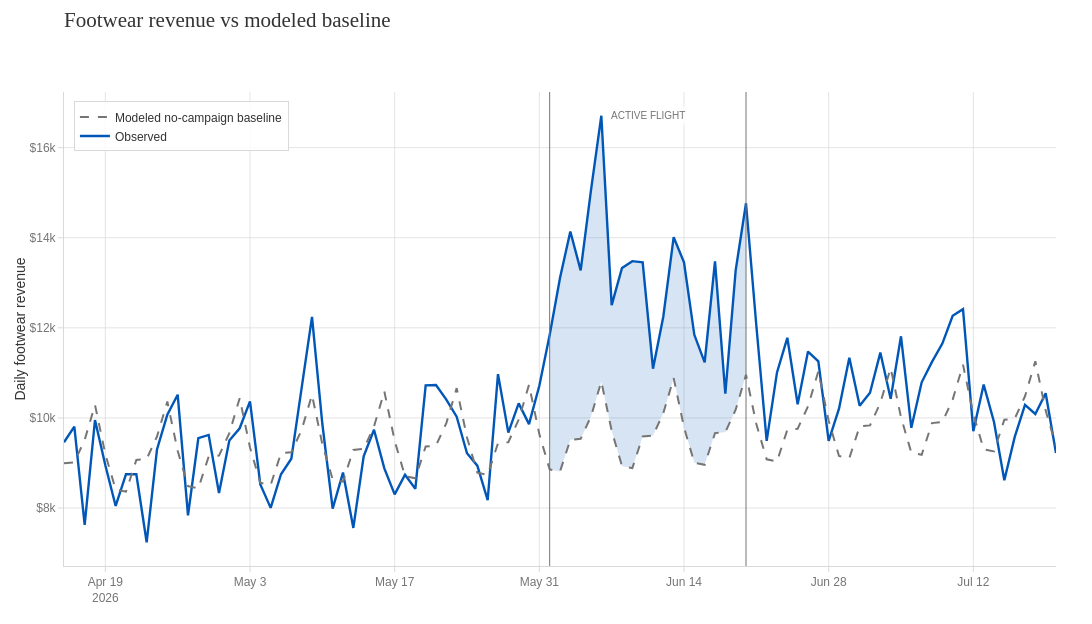

Notebook cell for this chart:
### Code cell
# FILTER PLOT DATA TO ONLY INCLUDE APRIL 15-END
START = pd.Timestamp("2026-04-15")
footwear = footwear[footwear["date"] >= START]

fig = go.Figure()

# Shade only the modeled incremental gap during the active flight.
fig.add_trace(go.Scatter(
    x=active_fw["date"], y=active_fw["expected"],
    mode="lines", line=dict(width=0), hoverinfo="skip", showlegend=False,
))
fig.add_trace(go.Scatter(
    x=active_fw["date"], y=active_fw["footwear_revenue"],
    mode="lines", line=dict(width=0), fill="tonexty",
    fillcolor="rgba(0, 87, 184, 0.16)", hoverinfo="skip", showlegend=False,
))
fig.add_trace(go.Scatter(
    x=footwear["date"], y=footwear["footwear_revenue"],
    name="Observed", mode="lines",
    line=dict(color=SALOMON_BLUE, width=2.4),
    hovertemplate="%{x|%b %d}<br>Observed: $%{y:,.0f}<extra></extra>",
))
fig.add_trace(go.Scatter(
    x=footwear["date"], y=footwear["expected"],
    name="Modeled no-campaign baseline", mode="lines",
    line=dict(color=MUTED, width=2, dash="dash"),
    hovertemplate="%{x|%b %d}<br>Baseline: $%{y:,.0f}<extra></extra>",
))
fig.add_vline(x=ACT_START, line=dict(color=MUTED, width=1))
fig.add_vline(x=ACT_END, line=dict(color=MUTED, width=1))
fig.add_annotation(
    x=ACT_START + (ACT_END - ACT_START) / 2, y=0.97, xref="x", yref="paper",
    text="ACTIVE FLIGHT", showarrow=False, yanchor="top",
    bgcolor="rgba(255,255,255,0.82)", borderpad=3, font=dict(size=10, color=MUTED),
)
fig.update_layout(
    legend=dict(
        orientation="v", x=0.01, xanchor="left", y=0.98, yanchor="top",
        bgcolor="rgba(255,255,255,0.86)", bordercolor=GRID, borderwidth=1,
    ),
)
fig.update_xaxes(title=None)
fig.update_yaxes(title="Daily footwear revenue", tickprefix="$", tickformat="~s")
show_campaign_chart(
    fig,
    "Footwear revenue vs modeled baseline",
    height=600,
    width=1100,
    hovermode="x unified",
    export_name="01_footwear_revenue_vs_baseline.png",
)
